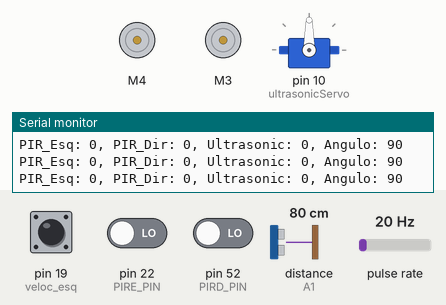
Simulated run of this program. Board: Arduino Mega 2560, built with avr-gcc and run on an emulated ATmega2560. Shown: 2 × DC motor (green arrow = forward, orange = backward, longer = faster), servo, the last lines printed to the serial monitor. Wiring (inferred from the names in the program): pulse sensor: data pin 18. The inputs (shaded band) are chosen by the test bench; at power-on: pin 22 (PIRE_PIN) LOW, distance to the obstacle (sensor on A1) 80 cm, pin 52 (PIRD_PIN) LOW, pin 19 (veloc_esq) HIGH, pulse rate 20 Hz. The echo pulse lasts 58.3 µs per cm.

Above: at 1.2 s.
1.3 s: pin 22 (PIRE_PIN) driven HIGH
At 1.7 s:
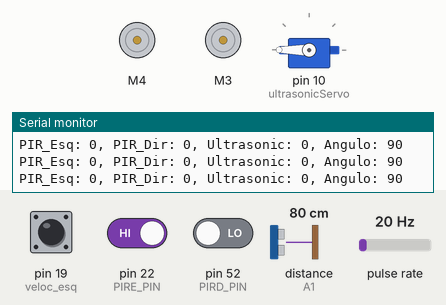
At 2.12 s:
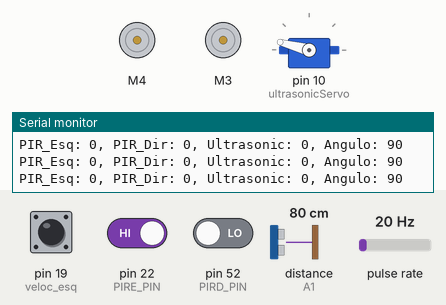
4.3 s: distance to the obstacle (sensor on A1) set to 55 cm
7.3 s: distance to the obstacle (sensor on A1) set to 50 cm
At 7.47 s:
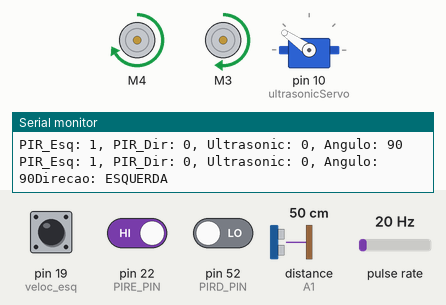
10.3 s: pin 52 (PIRD_PIN) driven HIGH
13.3 s: distance to the obstacle (sensor on A1) set to 2 cm
16.3 s: distance to the obstacle (sensor on A1) set to 18 cm
18.3 s: distance to the obstacle (sensor on A1) set to 22 cm
At 19.6 s:
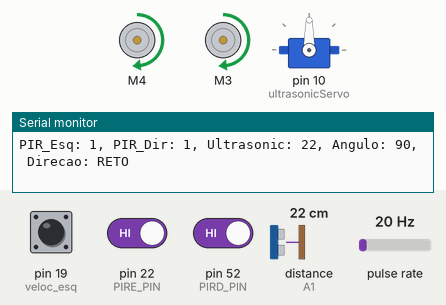
Timing chart, 0 to 21.3 s (numbered marks = the images above; inputs shaded):
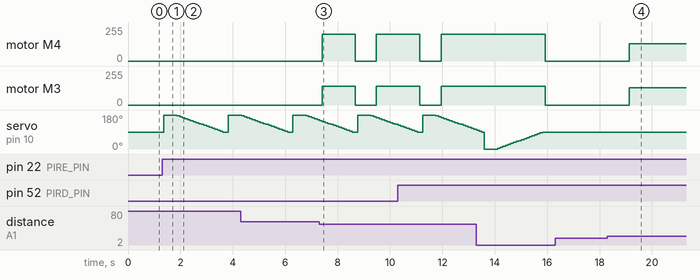

Measured:
- the behaviour switches between 51 and 50 cm on distance to the obstacle (sensor on A1) (found by bisection; images 2 and 3)
- after the input at 1.3 s, servo on pin 10 (ultrasonicServo): ramps from 180° to 90° and jumps back, once every 2.5 s
- after the input at 7.3 s, motor M4: stopped → forward 200/255 after 0.12 s, → stopped 1.2 s later, → forward 200/255 0.82 s later; motor M3: stopped → forward 140/255 after 0.12 s, → stopped 1.2 s later, → forward 140/255 0.82 s later
- after the input at 16.3 s, every drawn part: stays the same
- after the input at 18.3 s, motor M4, motor M3: stopped → forward 130/255 after 0.84 s

The program:

main.cpp
```cpp
#include <Arduino.h>
#include <Servo.h>
#include <NewPing.h>
#include <PID_v1.h>
#include <AFMotor.h>

// assinaturas de funcoes
void medir_distancia_ultrassonico();
void seguir_pessoa(int distancia);
void monitorar_sensores_pir();
int detectar_pessoa_esquerda();
int detectar_pessoa_direita();

//Instanciando motores
AF_DCMotor motor_esq(3); //Seleciona o motor 1
AF_DCMotor motor_dir(4); //Seleciona o motor 4

//PWM inicia 130
//Defines
#define MAX_DISTANCE 50
#define veloc_esq 19
#define veloc_dir 18
#define TEMPO_DEBOUNCE 800 //us

//Definindo as constantes para os pinos dos sensores
const int PIRD_PIN = 52;
const int PIRE_PIN = 22;
const int ULTRASONIC_TRIG_PIN = A0;
const int ULTRASONIC_ECHO_PIN = A1;

// Definindo a constante para o ângulo inicial do servo motor
const int SERVO_ANGLE_INITIAL = 90;

// Definindo as variáveis para armazenar os valores dos sensores
int pirEValue = 0;
int pirDValue = 0;
unsigned long ultrasonicDistance = 0;

// Criando a instância do servo motor
Servo ultrasonicServo;
int angleServo;

// NewPing setup
NewPing sonar(ULTRASONIC_TRIG_PIN, ULTRASONIC_ECHO_PIN, MAX_DISTANCE);

// Variaveis PID
#define pwm_max 255
#define pwm_min 0
#define kp_dir 0.0036
#define ki_dir -0.8
#define kd 0

double rpm; // Define varável rpm
double velocidade = 0; // output
double Setpoint=3400; // Primeiro valor de referência

// Variaveis sensor encoder
double rpm_esq;
double rpm_dir;
volatile long pulsos_esq;
volatile long pulsos_dir;
unsigned long timeold;
double velocidadeEsq = 0;
double velocidadeDir = 0;
unsigned int pulsos_por_volta = 1; //Altere o numero abaixo de acordo com o seu disco encoder
unsigned long timestamp_ultimo_acionamento1 = 0;
unsigned long timestamp_ultimo_acionamento2 = 0;
volatile unsigned long timer;


// Configuração incial do PID
PID motorPID_dir(&rpm_dir, &velocidadeDir, &Setpoint, kp_dir, ki_dir, kd, DIRECT);

// Interrupção
void contador_dir(){
  /* Conta acionamentos do botão considerando debounce */
  if ( (micros() - timestamp_ultimo_acionamento1) >= TEMPO_DEBOUNCE ){
    //Incrementa contador
    pulsos_dir++;
    timestamp_ultimo_acionamento1 = micros();
  }
}
void contador_esq(){
  /* Conta acionamentos do botão considerando debounce */
  if ( (micros() - timestamp_ultimo_acionamento2) >= TEMPO_DEBOUNCE ){
    //Incrementa contador
    pulsos_esq++;
    timestamp_ultimo_acionamento2 = micros();
  }
}


void setup() {

    //Configurando os pinos do sensor hall como entrada pullup
    pinMode(veloc_dir, INPUT_PULLUP);
    pinMode(veloc_esq, INPUT_PULLUP);

    // Configurando os pinos dos sensores como entrada
    pinMode(PIRE_PIN, INPUT);
    pinMode(PIRD_PIN, INPUT);
    pinMode(ULTRASONIC_TRIG_PIN, OUTPUT);
    pinMode(ULTRASONIC_ECHO_PIN, INPUT);

    //Configurando a velocidade inicial dos motores como zero
    //Gira o Motor 1 - Direita
    motor_dir.setSpeed(130);
    motor_dir.run(FORWARD);
    //Gira o Motor 2 - Esquerda
    motor_esq.setSpeed(130);
    motor_esq.run(FORWARD);

    //Configurando o ângulo inicial do servo motor
    ultrasonicServo.attach(10);
    ultrasonicServo.write(SERVO_ANGLE_INITIAL);

    // Iniciando a comunicação serial para debug
    Serial.begin(9600);
    angleServo = SERVO_ANGLE_INITIAL;

    attachInterrupt(digitalPinToInterrupt(veloc_esq), contador_esq, FALLING);
    attachInterrupt(digitalPinToInterrupt(veloc_dir), contador_dir, FALLING);
    pulsos_esq = 0;
    pulsos_dir = 0;
    rpm_esq = 0;
    rpm_dir = 0;
    timeold = millis();
    // Configuração de controle do motor
    motorPID_dir.SetOutputLimits(pwm_min,pwm_max); // Limites de output do PID
    motorPID_dir.SetMode(AUTOMATIC); // Configura PID como automático

}

void loop() {
    if(velocidade > 0){
        if (millis()- timeold>= 100){
        // Desabilita a interrupção durante o cálculo
        detachInterrupt(digitalPinToInterrupt(veloc_dir));
        detachInterrupt(digitalPinToInterrupt(veloc_esq));
        // Realiza o cáculo de rpm
        rpm_dir = (60 * 1000 / pulsos_por_volta ) / (millis() - timeold) * pulsos_dir;
        rpm_esq = (60 * 1000 / pulsos_por_volta ) / (millis() - timeold) * pulsos_esq;
        pulsos_dir = 0;
        pulsos_esq = 0;
        // Mostra o valor de RPM no serial monitor
        Serial.print("PWMDir:");
        Serial.print(velocidadeDir, 2);
        Serial.print("    ");
        Serial.print("RPM_dir:");
        Serial.println(rpm_dir, 0);
        // Mostra o valor de RPM no serial monitor
        Serial.print("PWMEsq:");
        Serial.print(velocidadeEsq, 2);
        Serial.print("    ");
        Serial.print("RPM_esq:");
        Serial.println(rpm_esq, 0);

        timeold = millis();
        //Habilita interrupcao
        attachInterrupt(digitalPinToInterrupt(veloc_dir), contador_dir, FALLING);
        attachInterrupt(digitalPinToInterrupt(veloc_esq), contador_esq, FALLING);
        }
        motorPID_dir.Compute(); // Realiza o cálculo de controle
        motor_esq.setSpeed(velocidadeEsq);
        motor_dir.setSpeed(velocidadeDir);
    }
    // Imprimindo os valores dos sensores na porta serial para debug
    Serial.print("PIR_Esq: ");
    Serial.print(pirEValue);
    Serial.print(", PIR_Dir: ");
    Serial.print(pirDValue);
    Serial.print(", Ultrasonic: ");
    Serial.print(ultrasonicDistance);
    Serial.print(", Angulo: ");
    Serial.print(angleServo);
    medir_distancia_ultrassonico();
    if (ultrasonicDistance > 0 && ultrasonicDistance < 50) {
        // Pessoa ainda detectada, seguir pessoa
        if(ultrasonicDistance > 20){
            seguir_pessoa(ultrasonicDistance);
        } else {
            // Parar o carrinho
            motor_esq.run(BRAKE);
            motor_esq.setSpeed(0);
            motor_dir.run(BRAKE);
            motor_dir.setSpeed(0);
            Serial.print(", PESSOA CAPTURADA");
            while(ultrasonicDistance < 20 && ultrasonicDistance > 0) {
                medir_distancia_ultrassonico();
                delay(500);
            }
        }
    } else {
        // Pessoa não detectada, voltar a monitorar os sensores PIR
        monitorar_sensores_pir();
    }
    // Aguardando 100 milissegundos para a próxima leitura dos sensores
    delay(100);
    Serial.print("\n");
}

void seguir_pessoa(int distancia) {
    // Movimentar o carrinho para frente com a velocidade ajustada
    motor_esq.setSpeed(130);
    motor_esq.run(FORWARD);
    motor_dir.setSpeed(130);
    motor_dir.run(FORWARD);
    Serial.print(", Direcao: RETO ");
}

void monitorar_sensores_pir() {
    pirEValue = digitalRead(PIRE_PIN);
    pirDValue = digitalRead(PIRD_PIN);
    // Ativar a monitoração dos sensores PIR
    if(pirEValue == HIGH) detectar_pessoa_esquerda();
    if(pirDValue == HIGH) detectar_pessoa_direita();

    // Parar o carrinho
    motor_esq.run(BRAKE);
    motor_dir.run(BRAKE);
}

int detectar_pessoa_esquerda() {
    // Mover o servo motor para a esquerda
    int detectado = 0;
    angleServo = 180;
    ultrasonicServo.write(angleServo);

    // Aguardar alguns milissegundos para estabilização do servo
    delay(500);

    while (pirEValue == HIGH && angleServo != 90){
        medir_distancia_ultrassonico();
        pirEValue = digitalRead(PIRE_PIN);
        if(angleServo > 90){
            angleServo-=5;
            ultrasonicServo.write(angleServo);
            delay(100);
        }
        while(angleServo > 90){ // virando para Esquerda
            medir_distancia_ultrassonico();
            if(detectado == 1){
                motor_esq.setSpeed(140);
                motor_esq.run(FORWARD);
                motor_dir.setSpeed(200);
                motor_dir.run(FORWARD);
                Serial.println("Direcao: ESQUERDA ");
            }
            angleServo-=5;
            ultrasonicServo.write(angleServo);
            delay(100);
            if(ultrasonicDistance > 20) {
                detectado = 1;
            }
        }
        if(detectado == 1){
            return detectado;
        }
    }
    return detectado;

}

int detectar_pessoa_direita() {
    // Mover o servo motor para a direita
    int detectado = 0;
    angleServo = 0;
    ultrasonicServo.write(angleServo);

    // Aguardar alguns milissegundos para estabilização do servo
    delay(500);

    while (pirDValue == HIGH && angleServo != 90){
        medir_distancia_ultrassonico();
        pirDValue = digitalRead(PIRD_PIN);
        if(angleServo < 90){
            angleServo+=5;
            ultrasonicServo.write(angleServo);
            delay(100);
        }
        while(angleServo < 90){ // virando para direita
            medir_distancia_ultrassonico();
            if(detectado == 1){
                motor_esq.setSpeed(200);
                motor_esq.run(FORWARD);
                motor_dir.setSpeed(140);
                motor_dir.run(FORWARD);
                Serial.println("Direcao: DIREITA ");
            }
            angleServo+=5;
            ultrasonicServo.write(angleServo);
            delay(100);
            if(ultrasonicDistance > 20) {
                detectado = 1;
            }
        }
        if(detectado == 1){
            return detectado;
        }
    }
    return detectado;

}

void medir_distancia_ultrassonico(){
    ultrasonicDistance = sonar.ping_cm();
}
```
